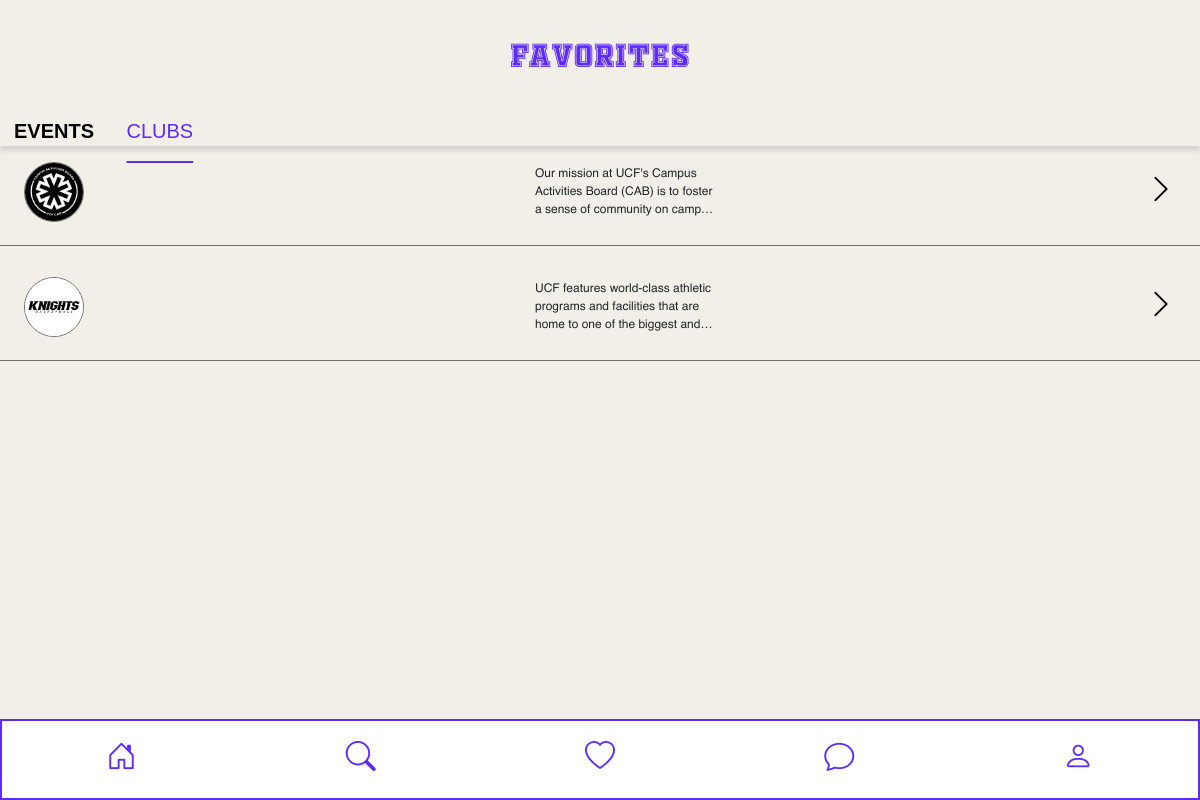
Page /favoritesclubs.php (signed in) on the committed database.
### tables this page shows
CREATE TABLE clubs (
  `id` int(11) NOT NULL,
  `club_name` varchar(255) NOT NULL,
  `club_president` varchar(255) NOT NULL,
  `club_email` varchar(255) NOT NULL,
  `club_phone` varchar(255) NOT NULL,
  `club_username` varchar(255) NOT NULL,
  `club_password` varchar(255) NOT NULL,
  `has_spotlight` bit(1) NOT NULL,
  `club_profile_img` varchar(255) NOT NULL,
  `club_profile_bio` varchar(1000) NOT NULL,
  `club_tags` text NOT NULL
);

### database.php (called while the page is built, shortened)
<?php
    $connection = null;
    function database_getFavoriteClubs($favorite_clubs) {
        global $connection;
        if($connection != null) {
            $query = "SELECT * FROM clubs WHERE MATCH(club_name) AGAINST('$favorite_clubs')";
            $results = mysqli_query($connection, $query);
            if($results && mysqli_num_rows($results) > 0) {
                return $results;
            }
            else {
                echo "you have no favorited clubs";
            }
        }
    }
    function database_getUserFavoriteClubs($name) {
         global $connection;
         $favorite_clubs = "";
         if($connection != null) {
             $results = mysqli_query($connection, "SELECT student_favorite_clubs FROM students WHERE student_fname = '{$name}' LIMIT 1;");
             $row = mysqli_fetch_assoc($results);
             if($row != null) {
                 $favorite_clubs = $row["student_favorite_clubs"];
             }
         }
         return $favorite_clubs;
    }
    ?>

### display.php (the view, shortened to what this page needs)
<?php
function display_favoriteClubs($favorite_clubs) {
    $results = database_getFavoriteClubs($favorite_clubs);
        while ($clubs = mysqli_fetch_assoc($results)) {
            $clubPageURL = "club.php?id=" . $clubs["id"];
            echo "
                <div class='pt-3 py-2 px-4 d-flex justify-content-between align-items-center'>
                    <img class='noti-group--img' src='{$clubs['club_profile_img']}'>
                    <p class='noti-group--desc club'>{$clubs['club_profile_bio']}</p>
                    <a href=$clubPageURL><i class='bi bi-chevron-right ml-auto'></i></a>
                </div>
                <hr class='noti-hr'>
            ";
        }
}
?>

### css/main.css (style rules this page uses)
* { box-sizing: border-box; }
html, body { margin: 0 auto; background-color: #F2EFE9; padding-bottom: 45px; font-family: Helvetica; }
i { font-size: 30px; color: black; }
a, a:hover { color: #5E2BFF; }
.noti-hr { border-top: 1px solid #707070; margin: 15px 0; }
.noti-group--img { width: 60px; border-radius: 50%; border: 1px solid #707070; margin-right: 20px; }
.noti-group--desc { font-size: 12px; margin-bottom: 0; max-width: 217px; }
.noti-group--desc.club { max-width: 180px; display: -webkit-box; overflow: hidden; -webkit-line-clamp: 3; -webkit-box-orient: vertical; }

### rows in the picture
clubs: club_profile_img (picture), club_profile_bio "Our mission at UCF's Campus Activities Board (CAB) is to foster a sense of community on…"
clubs: club_profile_img (picture), club_profile_bio "UCF features world-class athletic programs and facilities that are home to one of the biggest…"
